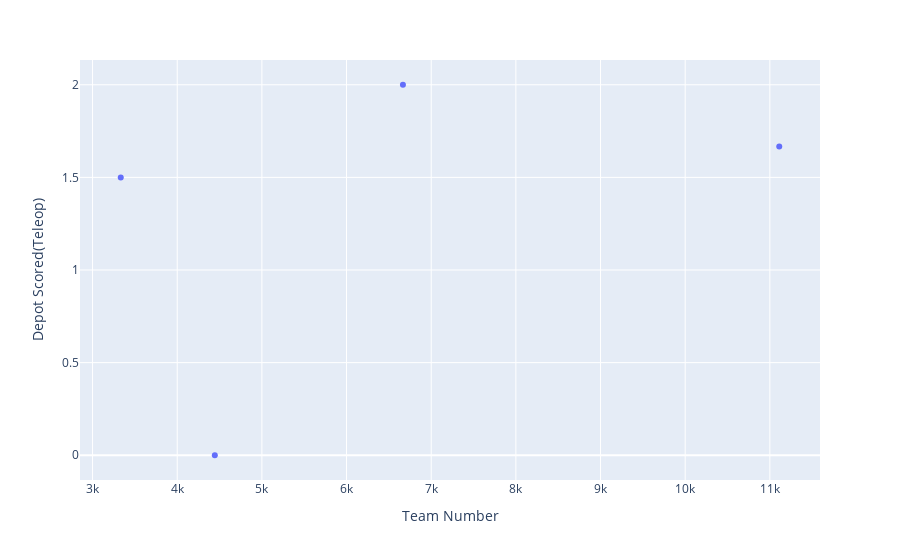

The notebook cell saved with this chart:
### Code cell
fig = px.scatter(avg, y= "Depot Scored(Teleop)")
fig.show()

### Figure 1 — Plotly figure (JSON) as saved in the notebook; plotly's stock layout.template omitted (floating-point values rounded to 4 significant figures)
{"data": [{"hovertemplate": "Team Number=%{x}<br>Depot Scored(Teleop)=%{y}<extra></extra>", "legendgroup": "", "marker": {"color": "#636efa", "symbol": "circle"}, "mode": "markers", "name": "", "orientation": "v", "showlegend": false, "type": "scatter", "x": [3333, 4444, 6666, 11111], "xaxis": "x", "y": [1.5, 0.0, 2.0, 1.667], "yaxis": "y"}], "layout": {"legend": {"tracegroupgap": 0}, "margin": {"t": 60}, "xaxis": {"anchor": "y", "domain": [0, 1], "title": {"text": "Team Number"}}, "yaxis": {"anchor": "x", "domain": [0, 1], "title": {"text": "Depot Scored(Teleop)"}}}}
